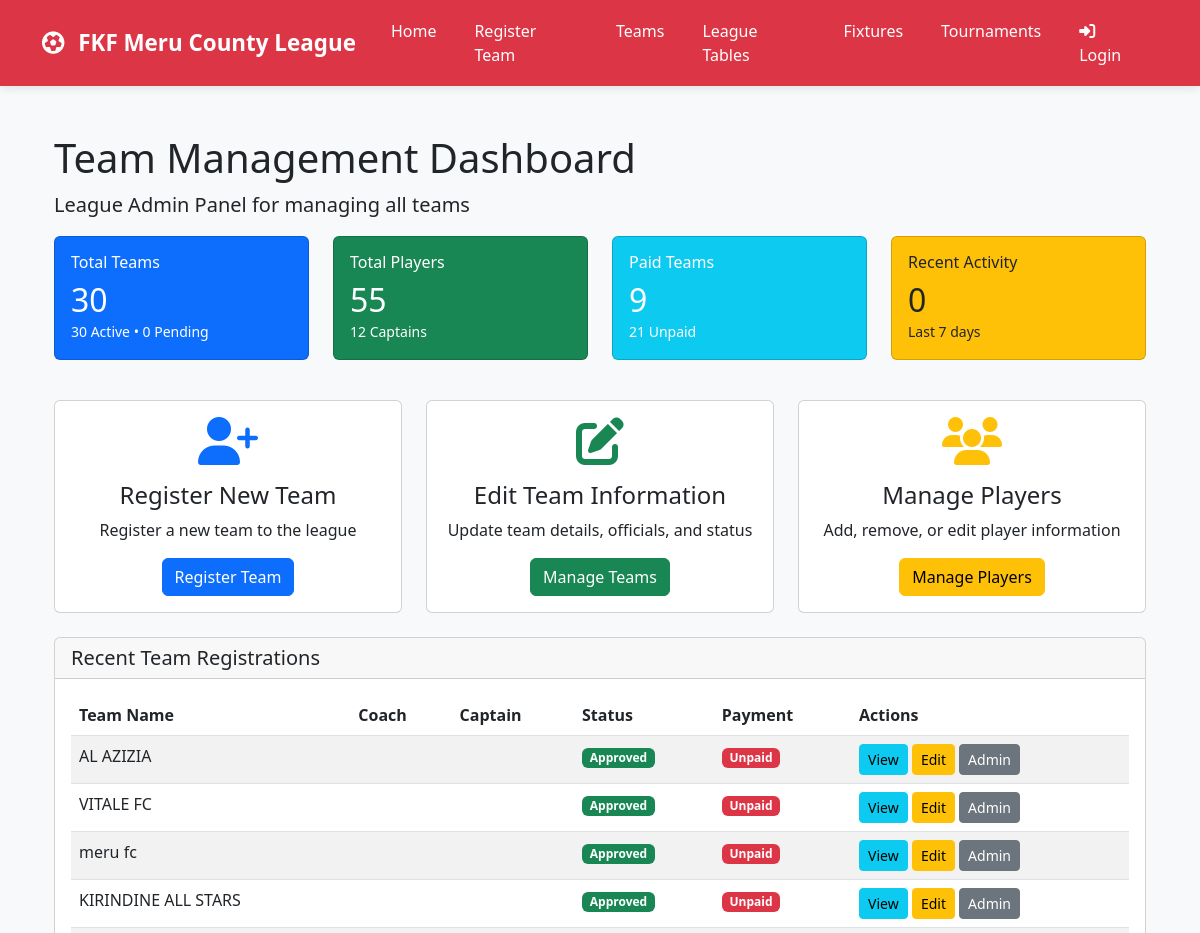
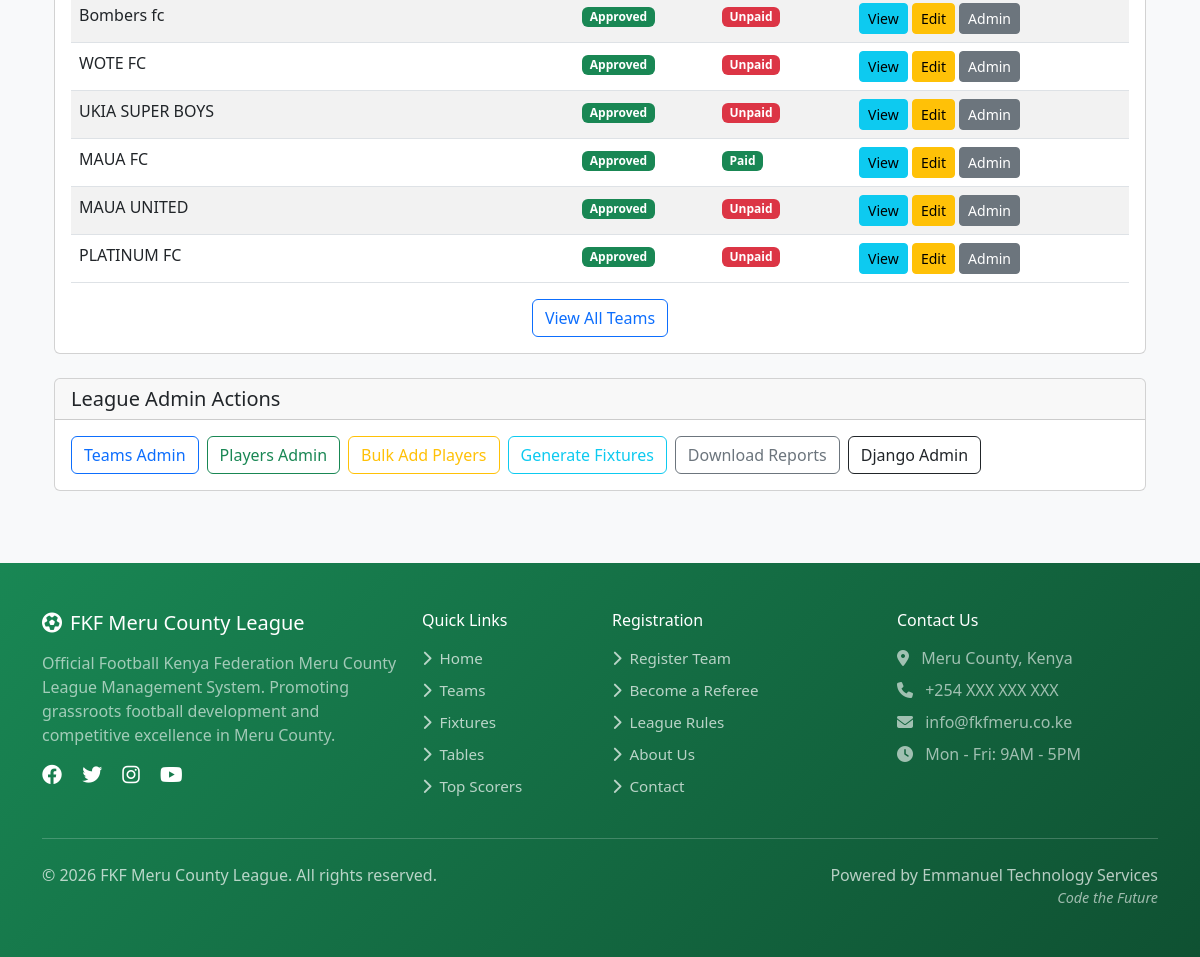
The app's page /teams/admin-team-dashboard/ with its own data (2 pictures, top to bottom).
### teams/models.py (models this page shows, shortened)
class Team(models.Model):
    STATUS_CHOICES = [
        ('pending', 'Pending'),
        ('approved', 'Approved'),
        ('rejected', 'Rejected'),
        ('suspended', 'Suspended'),
    ]
    team_name = models.CharField(max_length=200, unique=True)
    team_code = models.CharField(max_length=20, unique=True, blank=True)
    logo = models.ImageField(upload_to='team_logos/', blank=True, null=True)
    location = models.CharField(max_length=200)
    home_ground = models.CharField(max_length=200)
    map_location = models.URLField(blank=True)
    latitude = models.DecimalField(max_digits=9, decimal_places=6, blank=True, null=True)
    longitude = models.DecimalField(max_digits=9, decimal_places=6, blank=True, null=True)
    contact_person = models.CharField(max_length=100)
    phone_number = models.CharField(
        max_length=13,
        unique=True,
        validators=[validate_kenya_phone],
        help_text="Must be +254 followed by 9 digits (e.g., +254712345678)"
    )
    email = models.EmailField(blank=True, unique=True)
    zone = models.ForeignKey(Zone, on_delete=models.SET_NULL, null=True, blank=True)
    status = models.CharField(max_length=20, choices=STATUS_CHOICES, default='pending')
    manager = models.ForeignKey(
        settings.AUTH_USER_MODEL,
        on_delete=models.SET_NULL,
        null=True,
        blank=True,
        related_name='managed_teams'
    )
    payment_status = models.BooleanField(default=False)
    payment_date = models.DateField(blank=True, null=True)
    home_jersey_color = models.CharField(max_length=50, blank=True, default='#dc3545')
    home_shorts_color = models.CharField(max_length=50, blank=True, default='#ffffff')
    home_socks_color = models.CharField(max_length=50, blank=True, default='#dc3545')
    away_jersey_color = models.CharField(max_length=50, blank=True, default='#ffffff')
    away_shorts_color = models.CharField(max_length=50, blank=True, default='#dc3545')
    away_socks_color = models.CharField(max_length=50, blank=True, default='#ffffff')
    third_jersey_color = models.CharField(max_length=50, blank=True)
    third_shorts_color = models.CharField(max_length=50, blank=True)
    third_socks_color = models.CharField(max_length=50, blank=True)
    gk_home_jersey_color = models.CharField(max_length=50, blank=True, default='#28a745')
    gk_home_shorts_color = models.CharField(max_length=50, blank=True, default='#28a745')
    gk_home_socks_color = models.CharField(max_length=50, blank=True, default='#28a745')
    gk_away_jersey_color = models.CharField(max_length=50, blank=True, default='#ffc107')
    gk_away_shorts_color = models.CharField(max_length=50, blank=True, default='#ffc107')
    gk_away_socks_color = models.CharField(max_length=50, blank=True, default='#ffc107')
    gk_third_jersey_color = models.CharField(max_length=50, blank=True)
    gk_third_shorts_color = models.CharField(max_length=50, blank=True)
    gk_third_socks_color = models.CharField(max_length=50, blank=True)
    kit_colors_set = models.BooleanField(default=False)
    kit_setup_prompt_shown = models.BooleanField(default=False)
    home_kit_image = models.ImageField(upload_to='kit_images/', blank=True, null=True,
                                      help_text="Upload home kit design/image")
    away_kit_image = models.ImageField(upload_to='kit_images/', blank=True, null=True,
                                      help_text="Upload away kit design/image")
    third_kit_image = models.ImageField(upload_to='kit_images/', blank=True, null=True,
                                       help_text="Upload third kit design/image")
    gk_home_kit_image = models.ImageField(upload_to='kit_images/', blank=True, null=True,
                                         help_text="Upload GK home kit design/image")
    gk_away_kit_image = models.ImageField(upload_to='kit_images/', blank=True, null=True,
                                         help_text="Upload GK away kit design/image")
    gk_third_kit_image = models.ImageField(upload_to='kit_images/', blank=True, null=True,
                                          help_text="Upload GK third kit design/image")
    registration_date = models.DateTimeField(auto_now_add=True)
    class Meta:
        ordering = ['team_name']

### teams/views.py (the view)
# urls.py: path('admin-team-dashboard/', views.league_admin_dashboard, name='dashboard'),
def league_admin_dashboard(request):
    from django.utils import timezone
    from datetime import timedelta
    teams = Team.objects.all()
    recent_cutoff = timezone.now() - timedelta(days=7)
    context = {
        'teams_count': teams.count(),
        'active_teams': teams.filter(status='approved').count(),
        'pending_teams': teams.filter(status='pending').count(),
        'total_players': Player.objects.count(),
        'total_captains': Player.objects.filter(is_captain=True).count(),
        'paid_teams': teams.filter(payment_status=True).count(),
        'unpaid_teams': teams.filter(payment_status=False).count(),
        'recent_registrations': teams.filter(registration_date__gte=recent_cutoff).count(),
        'recent_teams': teams.order_by('-registration_date')[:10],
    }
    return render(request, 'teams/admin_dashboard.html', context)

### templates/teams/admin_dashboard.html (shortened to what this page needs)
{% extends 'base.html' %}
{% block content %}
<div class="container mt-4">
    <h1>Team Management Dashboard</h1>
    <p class="lead">League Admin Panel for managing all teams</p>
    <div class="row mb-4">
        <div class="col-md-3 col-sm-6 mb-3">
            <div class="card bg-primary text-white">
                <div class="card-body">
                    <h6 class="card-title">Total Teams</h6>
                    <h2 class="mb-0">{{ teams_count }}</h2>
                    <small>{{ active_teams }} Active • {{ pending_teams }} Pending</small>
                </div>
            </div>
        </div>
        <div class="col-md-3 col-sm-6 mb-3">
            <div class="card bg-success text-white">
                <div class="card-body">
                    <h6 class="card-title">Total Players</h6>
                    <h2 class="mb-0">{{ total_players }}</h2>
                    <small>{{ total_captains }} Captains</small>
                </div>
            </div>
        </div>
        <div class="col-md-3 col-sm-6 mb-3">
            <div class="card bg-info text-white">
                <div class="card-body">
                    <h6 class="card-title">Paid Teams</h6>
                    <h2 class="mb-0">{{ paid_teams }}</h2>
                    <small>{{ unpaid_teams }} Unpaid</small>
                </div>
            </div>
        </div>
        <div class="col-md-3 col-sm-6 mb-3">
            <div class="card bg-warning text-dark">
                <div class="card-body">
                    <h6 class="card-title">Recent Activity</h6>
                    <h2 class="mb-0">{{ recent_registrations }}</h2>
                    <small>Last 7 days</small>
                </div>
            </div>
        </div>
    </div>
    <div class="row mb-4">
        <div class="col-md-4">
            <div class="card h-100">
                <div class="card-body text-center">
                    <i class="fas fa-user-plus fa-3x text-primary mb-3"></i>
                    <h4>Register New Team</h4>
                    <p>Register a new team to the league</p>
                    <a href="{% url 'teams:team_registration' %}" class="btn btn-primary">Register Team</a>
                </div>
            </div>
        </div>
        <div class="col-md-4">
            <div class="card h-100">
                <div class="card-body text-center">
                    <i class="fas fa-edit fa-3x text-success mb-3"></i>
                    <h4>Edit Team Information</h4>
                    <p>Update team details, officials, and status</p>
                    <a href="{% url 'teams:all_teams' %}" class="btn btn-success">Manage Teams</a>
                </div>
            </div>
        </div>
        <div class="col-md-4">
            <div class="card h-100">
                <div class="card-body text-center">
                    <i class="fas fa-users fa-3x text-warning mb-3"></i>
                    <h4>Manage Players</h4>
                    <p>Add, remove, or edit player information</p>
                    <a href="{% url 'teams:add_players_approved' %}" class="btn btn-warning">Manage Players</a>
                </div>
            </div>
        </div>
    </div>
    <div class="card">
        <div class="card-header">
            <h5 class="mb-0">Recent Team Registrations</h5>
        </div>
        <div class="card-body">
            <table class="table table-striped">
                <thead>
                    <tr>
                        <th>Team Name</th>
                        <th>Coach</th>
                        <th>Captain</th>
                        <th>Status</th>
                        <th>Payment</th>
                        <th>Actions</th>
                    </tr>
                </thead>
                <tbody>
                    {% for team in recent_teams %}
                    <tr>
                        <td>{{ team.team_name }}</td>
                        <td>{{ team.coach_name }}</td>
                        <td>{{ team.captain_name }}</td>
                        <td>
                            <span class="badge bg-{% if team.status == 'approved' %}success{% elif team.status == 'pending' %}warning{% else %}danger{% endif %}">
                                {{ team.status|title }}
                            </span>
                        </td>
                        <td>
                            <span class="badge bg-{% if team.payment_status %}success{% else %}danger{% endif %}">
                                {% if team.payment_status %}Paid{% else %}Unpaid{% endif %}
                            </span>
                        </td>
                        <td>
                            <a href="{% url 'teams:team_dashboard' team.id %}" class="btn btn-sm btn-info">View</a>
                            <a href="{% url 'teams:team_detail' team.id %}" class="btn btn-sm btn-warning">Edit</a>
                            <a href="{% url 'admin:teams_team_change' team.id %}" class="btn btn-sm btn-secondary">Admin</a>
                        </td>
                    </tr>
                    {% empty %}
                    <tr>
                        <td colspan="6" class="text-center">No teams registered yet</td>
                    </tr>
                    {% endfor %}
                </tbody>
            </table>
            <div class="text-center">
                <a href="{% url 'teams:all_teams' %}" class="btn btn-outline-primary">View All Teams</a>
            </div>
        </div>
    </div>
    <div class="card mt-4">
        <div class="card-header">
            <h5 class="mb-0">League Admin Actions</h5>
        </div>
        <div class="card-body">
            <div class="d-flex flex-wrap gap-2">
                <a href="/admin/teams/team/" class="btn btn-outline-primary">Teams Admin</a>
                <a href="/admin/teams/player/" class="btn btn-outline-success">Players Admin</a>
                <a href="{% url 'teams:add_players_approved' %}" class="btn btn-outline-warning">Bulk Add Players</a>
                <a href="#" class="btn btn-outline-info">Generate Fixtures</a>
                <a href="#" class="btn btn-outline-secondary">Download Reports</a>
                <a href="/admin/" class="btn btn-outline-dark">Django Admin</a>
            </div>
        </div>
    </div>
</div>
{% endblock %}

### static/css/app.css (style rules this page uses)
:root { --fkf-primary: #dc3545; --fkf-accent: #198754; }
body { -webkit-font-smoothing: antialiased; -moz-osx-font-smoothing: grayscale; }

### templates/base.html (style rules this page uses)
:root { --primary-red: #DC3545; --primary-green: #198754; --primary-white: #FFFFFF; --primary-black: #212529; --hover-green: #28a745; }
body { font-family: 'Segoe UI', Tahoma, Geneva, Verdana, sans-serif; background-color: #f8f9fa; display: flex; flex-direction: column; min-height: 100vh; margin: 0; padding: 0; }

### records on screen
Team: team_name "AL AZIZIA", status "Approved", payment_status "Unpaid"
Team: team_name "VITALE FC", status "Approved", payment_status "Unpaid"
Team: team_name "meru fc", status "Approved", payment_status "Unpaid"
Team: team_name "KIRINDINE ALL STARS", status "Approved", payment_status "Unpaid"
Team: team_name "Bombers fc", status "Approved", payment_status "Unpaid"
Team: team_name "WOTE FC", status "Approved", payment_status "Unpaid"
Team: team_name "UKIA SUPER BOYS", status "Approved", payment_status "Unpaid"
Team: team_name "MAUA FC", status "Approved", payment_status "Paid"
Team: team_name "MAUA UNITED", status "Approved", payment_status "Unpaid"
Team: team_name "PLATINUM FC", status "Approved", payment_status "Unpaid"

### other values on screen
{{ teams_count }} "30"
{{ active_teams }} "30"
{{ pending_teams }} "0"
{{ total_players }} "55"
{{ total_captains }} "12"
{{ paid_teams }} "9"
{{ unpaid_teams }} "21"
{{ recent_registrations }} "0"
